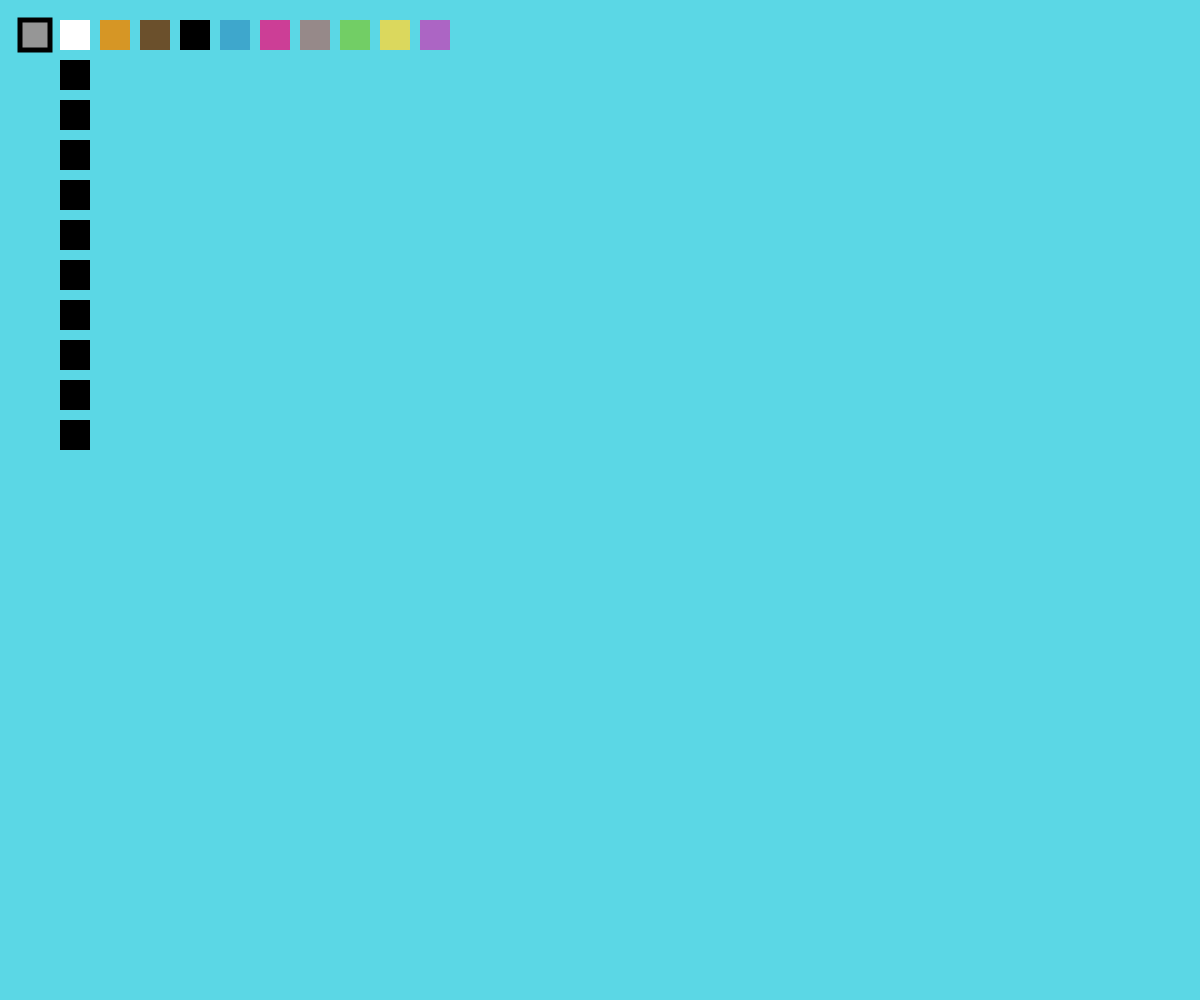
Frame 1 (no input)
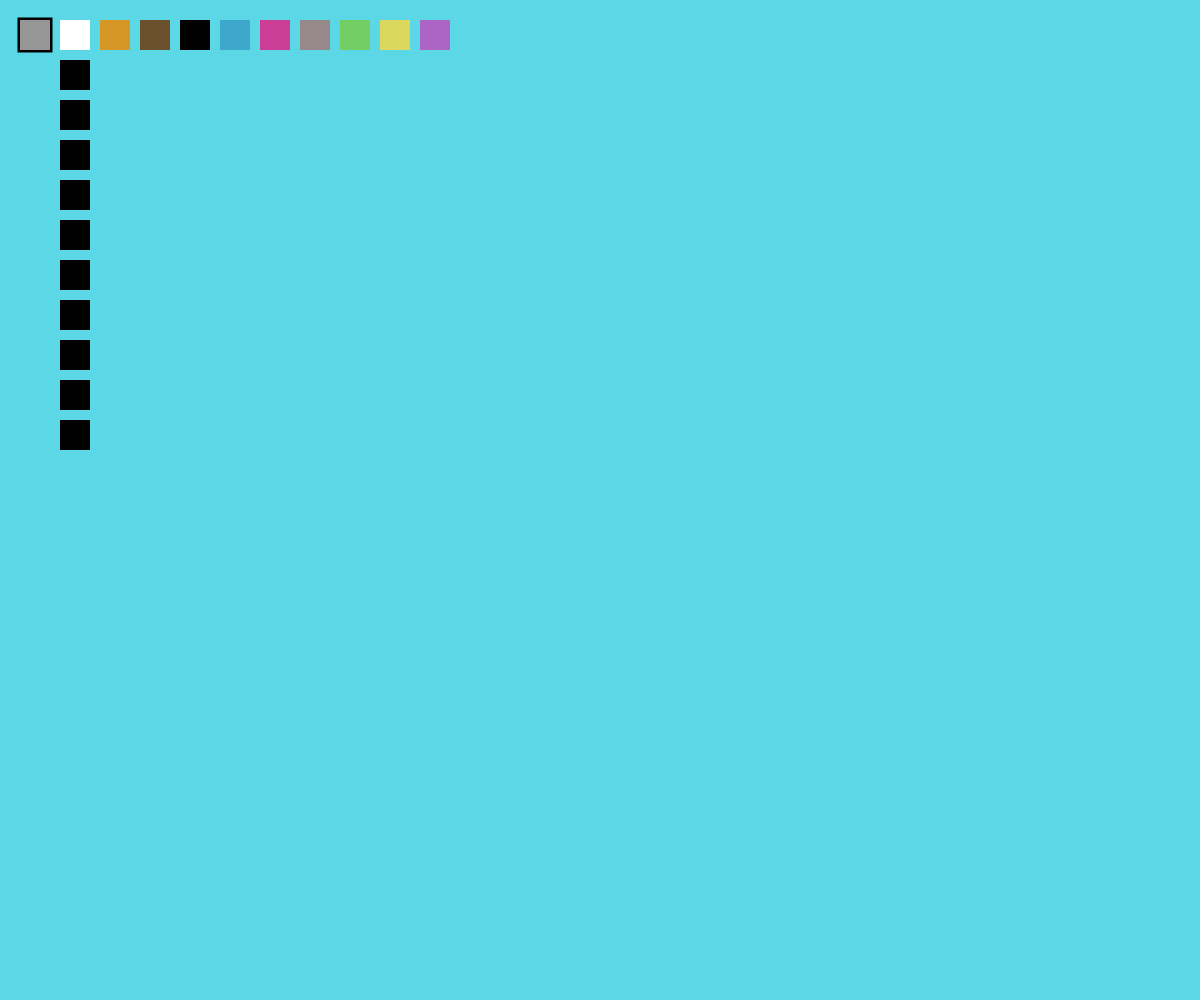
Frame 60 (no input)
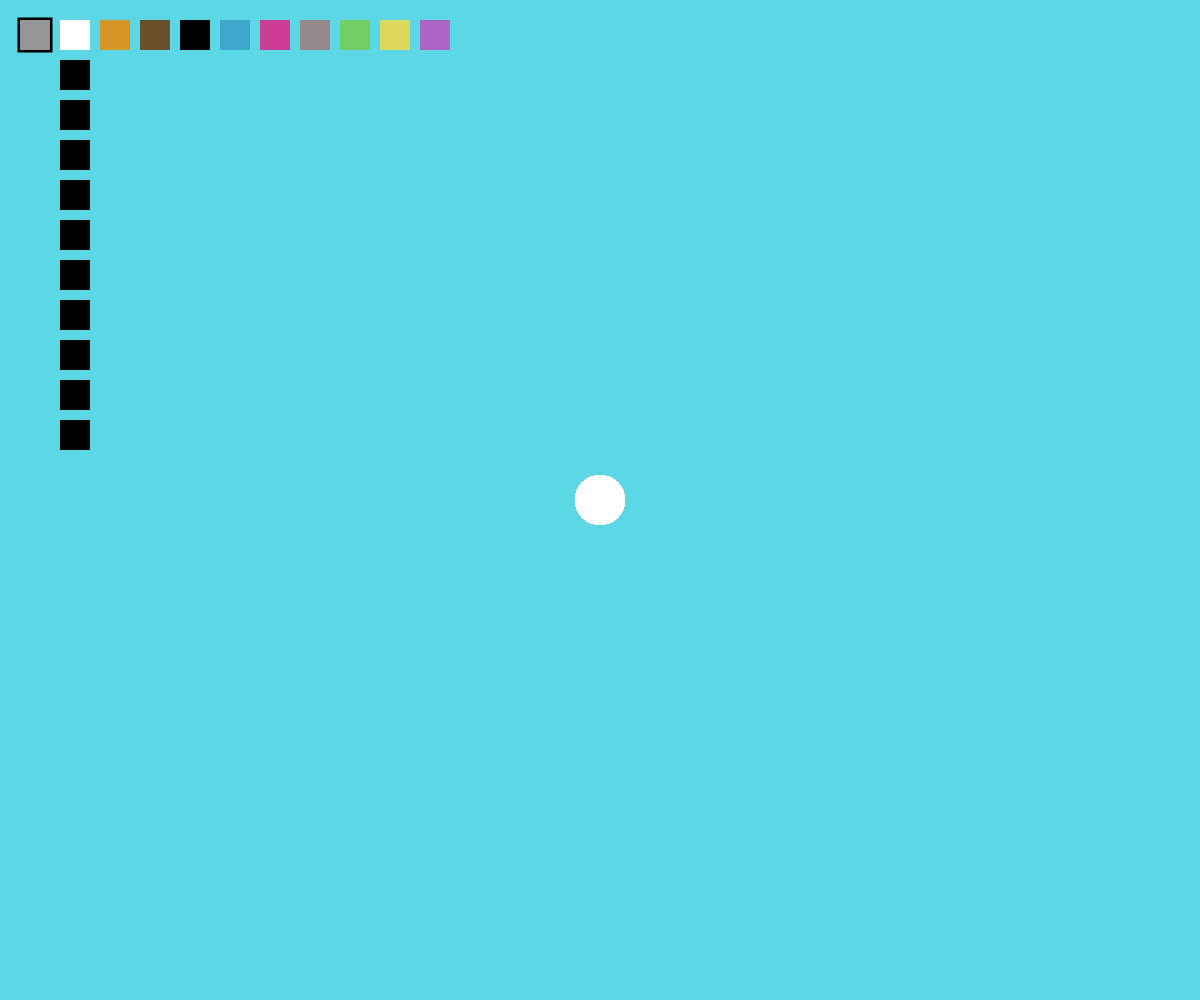
Frame 120 (the mouse pressed at the canvas centre since frame 60)

The p5.js sketch that drew these frames (run headless with seeded random() and noise() and a simulated clock; from frame 60 on, the mouse is pressed at the canvas centre):

// p5.js sketch
// ── sketch.js

//borrar//
var posXrec1 = 20;

var posYrec1 = 20;

var tamRect1 = 30;


//colores//

//blanco//

var posXrec2 = 60;

var posYrec2 = 20;

var tamRect2 = 30;

//naranja//

var posXrec3 = 100;

var posYrec3 = 20;

var tamRect3 = 30;

//marron//

var posXrec4 = 140;

var posYrec4 = 20;

var tamRect4 = 30;

//negro//

var posXrec5 = 180;

var posYrec5 = 20;

var tamRect5 = 30;

//aguamarina//

var posXrec6 = 220;

var posYrec6 = 20;

var tamRect6 = 30;

//magenta//

var posXrec7 = 260;

var posYrec7 = 20;

var tamRect7 = 30;

//gris//

var posXrec8 = 300;

var posYrec8 = 20;

var tamRect8 = 30;

//verde//

var posXrec9 = 340;

var posYrec9 = 20;

var tamRect9= 30;

//amarillo//

var posXrec10 = 380;

var posYrec10= 20;

var tamRect10= 30;

//morado//

var posXrec11 = 420;

var posYrec11= 20;

var tamRect11= 30;



var colSel = 0;
var hersel= 0;

//herramientas//

//cabeza2//

var hposXrec2 = 60;

var hposYrec2 = 60;

var htamRect2 = 30;

//cabeza3//

var hposXrec3 = 60;

var hposYrec3 = 100;

var htamRect3 = 30;

//cuerpo1//

var hposXrec4 = 60;

var hposYrec4 = 140;

var htamRect4 = 30;

//cuerpo2//

var hposXrec5 = 60;

var hposYrec5 = 180;

var htamRect5 = 30;

//ojogrande//

var hposXrec6 = 60;

var hposYrec6 = 220;

var htamRect6 = 30;

//pupila//

var hposXrec7 = 60;

var hposYrec7 = 260;

var htamRect7 = 30;

//nariz//

var hposXrec8 = 60;

var hposYrec8 = 300;

var htamRect8 = 30;

//pincel1//

var hposXrec9 = 60;

var hposYrec9 = 340;

var htamRect9 = 30;

//pincel2//

var hposXrec10 = 60;

var hposYrec10= 380;

var htamRect10 = 30;

//moño//

var hposXrec11 = 60;

var hposYrec11= 420;

var htamRect11 = 30;



function setup() {

  createCanvas(windowWidth, windowHeight);

  background(91, 215, 229);

}


function draw() {                                 

  //background (91,215,229);//

  

  //borrar//

  strokeWeight(5);
  fill(150);
  rect (posXrec1, posYrec1, tamRect1, tamRect1);


   //blanco//

  noStroke();

  fill(255);

  rect (posXrec2, posYrec2, tamRect2, tamRect2);


  //naranja//

  noStroke();

  fill(214,150,37);

  rect (posXrec3, posYrec3, tamRect3, tamRect3);
  
  
  //marron//

  noStroke();

  fill(107,80,44);

  rect (posXrec4, posYrec4, tamRect4, tamRect4);


  //Negro//

  noStroke();

  fill(0,0,0);

  rect (posXrec5, posYrec5, tamRect5, tamRect5);
  
  
  //aguamarina//

  noStroke();

  fill(62,167,204);

  rect (posXrec6, posYrec6, tamRect6, tamRect6);


  //magenta//

  noStroke();

  fill(204, 62, 150);

  rect (posXrec7, posYrec7, tamRect7, tamRect7);
  
  
  //gris//

  noStroke();

  fill(150,137,137);

  rect (posXrec8, posYrec8, tamRect8, tamRect8);


  //verde//

  noStroke();

  fill(114, 206, 101);

  rect (posXrec9, posYrec9, tamRect9, tamRect9);
  
  
  //amarillo//

  noStroke();

  fill(219,216,93);

  rect (posXrec10, posYrec10, tamRect10, tamRect10);


  //morado//

  noStroke();

  fill(172,101,196);

  rect (posXrec11, posYrec11, tamRect11, tamRect11);
  
   //botonesdeherramientas//
  
  //cabeza2//

  noStroke();

  fill(0);

  rect (hposXrec2, hposYrec2, htamRect2, htamRect2);
  
   //cabeza3//

  noStroke();

  fill(0);

  rect (hposXrec3, hposYrec3, htamRect3, htamRect3);
  
  //cuerpo1//

  noStroke();

  fill(0);

  rect (hposXrec4, hposYrec4, htamRect4, htamRect4);

 //cuerpo2//

  noStroke();

  fill(0);

  rect (hposXrec5, hposYrec5, htamRect5, htamRect5);
  
   //ojogrande//

  noStroke();

  fill(0);

  rect (hposXrec6, hposYrec6, htamRect6, htamRect6);
  
   //pupila//

  noStroke();

  fill(0);

  rect (hposXrec7, hposYrec7, htamRect7, htamRect7);
  
   //nariz//

  noStroke();

  fill(0);

  rect (hposXrec8, hposYrec8, htamRect8, htamRect8);
  
  //pincel1//

  noStroke();

  fill(0);

  rect (hposXrec9, hposYrec9, htamRect9, htamRect9);
  
   //pincel2//

  noStroke();

  fill(0);

  rect (hposXrec10, hposYrec10, htamRect10, htamRect10);
  
   //moño//

  noStroke();

  fill(0);

  rect (hposXrec11, hposYrec11, htamRect11, htamRect11);


    // Seleccion Color
  if (colSel == 0) {
    // Blanco
    fill(255);
    noStroke();
    
  } else if (colSel == 1) { 
    // naranja
    fill(214,150,37);
    noStroke();
    
   } else if (colSel == 2) { 
    // Marron
    fill(107,80,44);
    noStroke();
    
     } else if (colSel == 3) { 
    // negro
    fill(0,0,0);
    noStroke();
    
     } else if (colSel == 4) { 
    // aguamarina
    fill(62,167,204);
    noStroke();
    
    } else if (colSel == 5) { 
    // magenta
    fill(204,62,150);
    noStroke();
    
    } else if (colSel == 6) { 
    // gris
    fill(150,137,137);
    noStroke();
    
    } else if (colSel == 7) { 
    // verde
    fill(114,206,101);
    noStroke();
    
        } else if (colSel == 8) { 
    // amarillo
    fill(219,216,93);
    noStroke();
    
        } else if (colSel == 9) { 
    // morado
    fill(172,101,196);
    noStroke();
  }

//herramientaseleccion//

 /* if (herSel == 0) {
    
    ellipse (mouseX, mouseY, 50, 50);

    
  } else if (herSel == 1) { 
    ellipse (mouseX/2,mouseY/2,100,100);
  }*/




  if (mouseIsPressed == true) {


    /*stroke(229,208,91);

     strokeWeight(10);                

     triangle (mouseX,mouseY, 50,50,50,50);

     fill (229,91,156);

     */

    ellipse (mouseX, mouseY, 50, 50);

    /*ellipse (mouseX/2,mouseY/2,100,100);

     ellipse (mouseX/3,mouseY/3,150,150);

     ellipse (mouseX/4,mouseY/4,200,200);*/

}


    // borrar//

    

    if (mouseX > posXrec1

      && mouseX < posXrec1 + tamRect1

      && mouseY > posYrec1

      && mouseY < posYrec1+ tamRect1) {

      background (91, 215, 229);

    }
    
    //blanco//
       
    if (mouseX > posXrec2 
      && mouseX < posXrec2 + tamRect2
      && mouseY > posYrec2
      && mouseY < posYrec2 + tamRect2) {
      //background(100);
      colSel = 0;
    }
    
     //naranja
      if (mouseX > posXrec3 
      && mouseX < posXrec3 + tamRect3
      && mouseY > posYrec3
      && mouseY < posYrec3 + tamRect3) {
      //background(100);
      colSel = 1;
    }
    
    //marron
      if (mouseX > posXrec4 
      && mouseX < posXrec4 + tamRect4
      && mouseY > posYrec4
      && mouseY < posYrec4 + tamRect4) {
      //background(100);
      colSel = 2;
    }
//negro
      if (mouseX > posXrec5
      && mouseX < posXrec5 + tamRect5
      && mouseY > posYrec5
      && mouseY < posYrec5 + tamRect5) {
      //background(100);
      colSel = 3;
    }
//aguamarina
      if (mouseX > posXrec6 
      && mouseX < posXrec6 + tamRect6
      && mouseY > posYrec6
      && mouseY < posYrec6 + tamRect6) {
      //background(100);
      colSel = 4;
    }
    
   //magenta
      if (mouseX > posXrec7
      && mouseX < posXrec7 + tamRect7
      && mouseY > posYrec7
      && mouseY < posYrec7 + tamRect7) {
      //background(100);
      colSel = 5;
    }
    //gris
      if (mouseX > posXrec8 
      && mouseX < posXrec8 + tamRect8
      && mouseY > posYrec8
      && mouseY < posYrec8 + tamRect8) {
      //background(100);
      colSel = 6;
    }
//verde
      if (mouseX > posXrec9
      && mouseX < posXrec9+ tamRect9
      && mouseY > posYrec9
      && mouseY < posYrec9 + tamRect9) {
      //background(100);
      colSel = 7;
    }

//amarillo
      if (mouseX > posXrec10 
      && mouseX < posXrec10 + tamRect10
      && mouseY > posYrec10
      && mouseY < posYrec10 + tamRect10) {
      //background(100);
      colSel = 8;
    }
 //morado
      if (mouseX > posXrec11
      && mouseX < posXrec11+ tamRect11
      && mouseY > posYrec11
      && mouseY < posYrec11 + tamRect11) {
      //background(100);
      colSel = 9;
    }
    
     /* if (mouseX > posXrec2
      && mouseX < posXrec2+ tamRect2
      && mouseY > posYrec2
      && mouseY < posYrec2 + tamRect2) {
      //background(100);
      herSel = 1;
    }*/




      }
           
